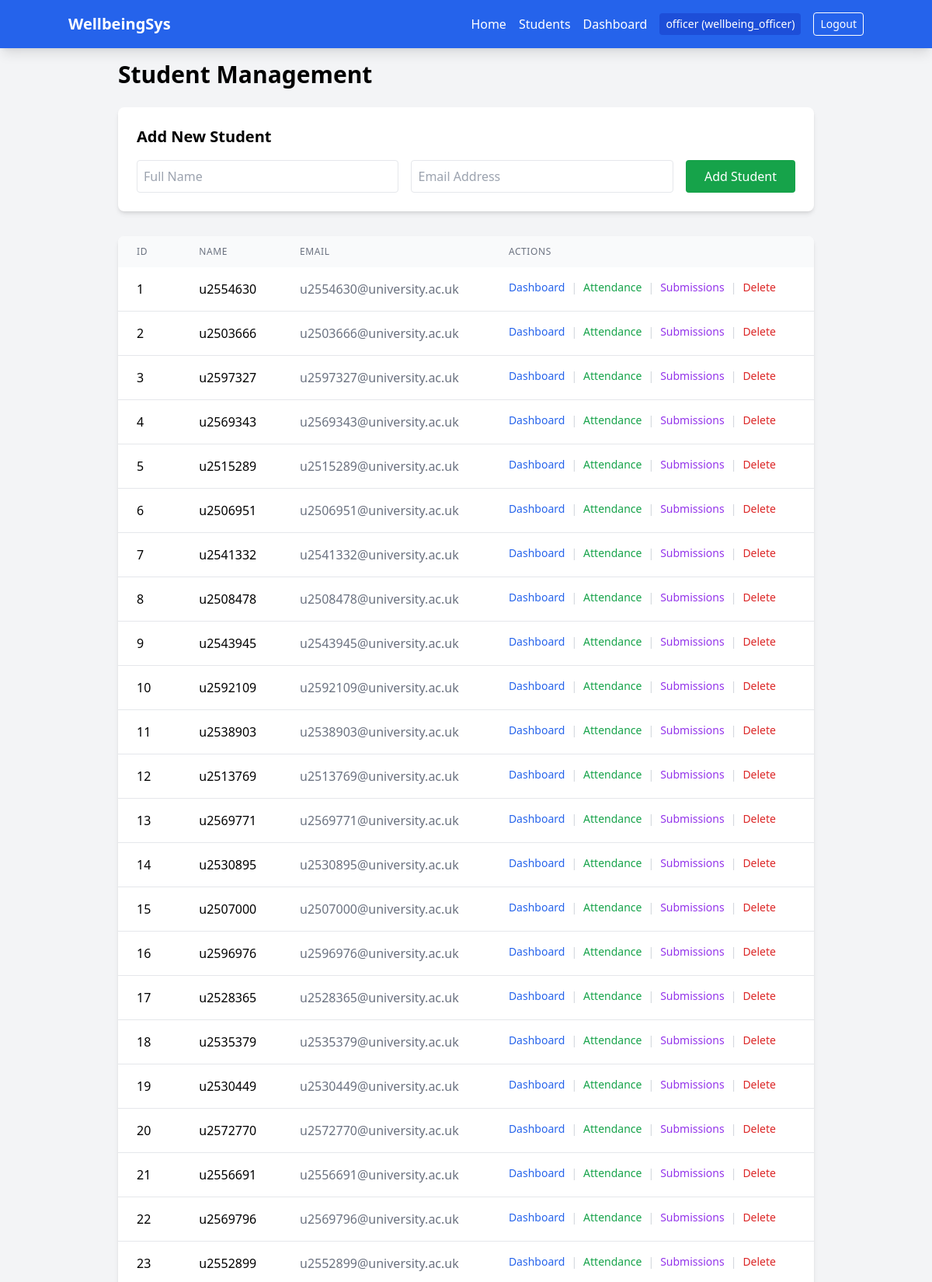
The app's page /students (signed in, upper part) with its own data.
### tables this page shows
CREATE TABLE users (
    id INTEGER PRIMARY KEY AUTOINCREMENT,
    username TEXT NOT NULL UNIQUE,
    password_hash TEXT NOT NULL,
    role TEXT NOT NULL
);

CREATE TABLE students (
    id INTEGER PRIMARY KEY AUTOINCREMENT,
    university_id TEXT UNIQUE, -- e.g. u2554630
    name TEXT, -- We might mock this or use ID
    email TEXT,
    degree_name TEXT,
    year INTEGER,
    medical_info TEXT,
    disabilities TEXT,
    commute_type TEXT,
    avg_commute_time_min REAL,
    avg_screen_time_hours REAL
);

### app/routes.py (the view)
@main_bp.route('/students')
@login_required
def students():
    all_students = current_app.student_service.get_all_students()
    return render_template('students.html', students=all_students)

### app/__init__.py (called while the page is built)
def create_app():
    app = Flask(__name__)
    app.config['SECRET_KEY'] = 'dev-secret-key-change-in-prod' # Required for sessions
    app.student_service = StudentService()
    app.attendance_service = AttendanceService()
    app.wellbeing_service = WellbeingService()
    app.submission_service = SubmissionService()
    app.user_service = UserService()
    app.analytics_service = AnalyticsService(
        app.attendance_service,
        app.wellbeing_service,
        app.submission_service
    )
    login_manager = LoginManager()
    login_manager.login_view = 'auth.login'
    login_manager.init_app(app)
    @login_manager.user_loader
    def load_user(user_id):
        return app.user_service.get_user_by_id(int(user_id))
    from app.routes import main_bp
    from app.auth_routes import auth_bp
    app.register_blueprint(main_bp)
    app.register_blueprint(auth_bp)
    return app

### app/database/connection.py (called while the page is built)
def get_db_connection(db_name=DEFAULT_DB):
    conn = sqlite3.connect(db_name, detect_types=sqlite3.PARSE_DECLTYPES)
    conn.row_factory = sqlite3.Row
    return conn

### app/services/student_service.py (called while the page is built)
    def get_all_students(self) -> List[Student]:
        conn = get_db_connection(self.db_name)
        cursor = conn.cursor()
        cursor.execute("SELECT * FROM students")
        rows = cursor.fetchall()
        conn.close()
        return [self._map_row_to_student(row) for row in rows]

    def _map_row_to_student(self, row) -> Student:
        display_name = row['name'] if row['name'] else row['university_id']
        return Student(
            id=row['id'],
            university_id=row['university_id'],
            name=display_name,
            email=row['email'],
            degree_name=row['degree_name'],
            medical_info=row['medical_info'],
            disabilities=row['disabilities']
        )

### app/services/user_service.py (called while the page is built)
    def get_user_by_id(self, user_id: int) -> Optional[User]:
        conn = get_db_connection(self.db_name)
        cursor = conn.cursor()
        cursor.execute("SELECT * FROM users WHERE id = ?", (user_id,))
        row = cursor.fetchone()
        conn.close()
        if row:
            return User(
                id=row['id'],
                username=row['username'],
                password_hash=row['password_hash'],
                role=Role(row['role'])
            )
        return None

### app/templates/students.html (shortened to what this page needs)
{% extends "base.html" %}
{% block content %}
<div class="max-w-4xl mx-auto">
    <h1 class="text-3xl font-bold mb-6">Student Management</h1>
    <div class="bg-white p-6 rounded-lg shadow-md mb-8">
        <h2 class="text-xl font-semibold mb-4">Add New Student</h2>
        <form action="/students/add" method="POST" class="flex gap-4">
            <div class="flex-1">
                <input type="text" name="name" placeholder="Full Name" required
                       class="w-full border p-2 rounded">
            </div>
            <div class="flex-1">
                <input type="email" name="email" placeholder="Email Address" required
                       class="w-full border p-2 rounded">
            </div>
            <button type="submit" class="bg-green-600 text-white px-6 py-2 rounded hover:bg-green-700">
                Add Student
            </button>
        </form>
    </div>
    <div class="bg-white rounded-lg shadow-md overflow-hidden">
        <table class="min-w-full">
            <thead class="bg-gray-50">
                <tr>
                    <th class="px-6 py-3 text-left text-xs font-medium text-gray-500 uppercase tracking-wider">ID</th>
                    <th class="px-6 py-3 text-left text-xs font-medium text-gray-500 uppercase tracking-wider">Name</th>
                    <th class="px-6 py-3 text-left text-xs font-medium text-gray-500 uppercase tracking-wider">Email</th>
                    <th class="px-6 py-3 text-left text-xs font-medium text-gray-500 uppercase tracking-wider">Actions</th>
                </tr>
            </thead>
            <tbody class="bg-white divide-y divide-gray-200">
                {% for student in students %}
                <tr>
                    <td class="px-6 py-4 whitespace-nowrap">{{ student.id }}</td>
                    <td class="px-6 py-4 whitespace-nowrap font-medium">{{ student.name }}</td>
                    <td class="px-6 py-4 whitespace-nowrap text-gray-500">{{ student.email }}</td>
                    <td class="px-6 py-4 whitespace-nowrap text-sm font-medium flex space-x-2 items-center">
                        <a href="/dashboard?student_id={{ student.id }}" class="text-blue-600 hover:text-blue-900">Dashboard</a>
                        <span class="text-gray-300">|</span>
                        <a href="/attendance/{{ student.id }}" class="text-green-600 hover:text-green-900">Attendance</a>
                        <span class="text-gray-300">|</span>
                        <a href="/submissions/{{ student.id }}" class="text-purple-600 hover:text-purple-900">Submissions</a>
                        {% if current_user.role.value == 'wellbeing_officer' %}
                        <span class="text-gray-300">|</span>
                        <form action="/students/delete/{{ student.id }}" method="POST" onsubmit="return confirm('Delete student data? This cannot be undone.');">
                            <button type="submit" class="text-red-600 hover:text-red-900">Delete</button>
                        </form>
                        {% endif %}
                    </td>
                </tr>
                {% else %}
                <tr>
                    <td colspan="4" class="px-6 py-4 text-center text-gray-500">No students found.</td>
                </tr>
                {% endfor %}
            </tbody>
        </table>
    </div>
</div>
{% endblock %}

### app/templates/base.html (shortened to what this page needs)
<!DOCTYPE html>
<html lang="en">
<head>
    <script src="https://cdn.tailwindcss.com"></script>
</head>
<body class="bg-gray-100 min-h-screen">
    <nav class="bg-blue-600 text-white p-4 shadow-lg">
        <div class="container mx-auto flex justify-between items-center">
            <a href="/" class="text-xl font-bold">WellbeingSys</a>
            <div class="space-x-4 flex items-center">
                {% if current_user.is_authenticated %}
                    <a href="/" class="hover:text-blue-200">Home</a>
                    <a href="/students" class="hover:text-blue-200">Students</a>
                    <a href="/dashboard" class="hover:text-blue-200">Dashboard</a>
                    <span class="text-sm bg-blue-700 px-2 py-1 rounded">
                        {{ current_user.username }} ({{ current_user.role.value }})
                    </span>
                    <a href="/logout" class="text-sm border border-white px-2 py-1 rounded hover:bg-white hover:text-blue-600 transition">Logout</a>
                {% else %}
                    <a href="/login" class="hover:text-blue-200">Login</a>
                {% endif %}
            </div>
        </div>
    </nav>
    <main class="container mx-auto p-4">
        {% block content %}{% endblock %}
    </main>
</body>
</html>

### records on screen
users: username "officer", role.value "wellbeing_officer"
students: id "1", name "u2554630", email "u2554630@university.ac.uk"
students: id "2", name "u2503666", email "u2503666@university.ac.uk"
students: id "3", name "u2597327", email "u2597327@university.ac.uk"
students: id "4", name "u2569343", email "u2569343@university.ac.uk"
students: id "5", name "u2515289", email "u2515289@university.ac.uk"
students: id "6", name "u2506951", email "u2506951@university.ac.uk"
students: id "7", name "u2541332", email "u2541332@university.ac.uk"
students: id "8", name "u2508478", email "u2508478@university.ac.uk"
students: id "9", name "u2543945", email "u2543945@university.ac.uk"
students: id "10", name "u2592109", email "u2592109@university.ac.uk"
students: id "11", name "u2538903", email "u2538903@university.ac.uk"
students: id "12", name "u2513769", email "u2513769@university.ac.uk"
students: id "13", name "u2569771", email "u2569771@university.ac.uk"
students: id "14", name "u2530895", email "u2530895@university.ac.uk"
students: id "15", name "u2507000", email "u2507000@university.ac.uk"
students: id "16", name "u2596976", email "u2596976@university.ac.uk"
students: id "17", name "u2528365", email "u2528365@university.ac.uk"
students: id "18", name "u2535379", email "u2535379@university.ac.uk"
students: id "19", name "u2530449", email "u2530449@university.ac.uk"
students: id "20", name "u2572770", email "u2572770@university.ac.uk"
students: id "21", name "u2556691", email "u2556691@university.ac.uk"
students: id "22", name "u2569796", email "u2569796@university.ac.uk"
students: id "23", name "u2552899", email "u2552899@university.ac.uk"
